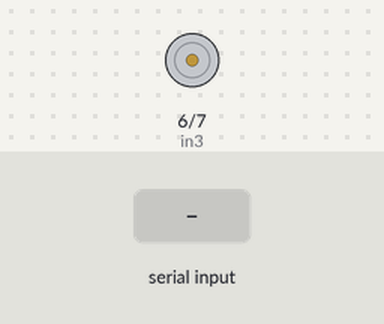
The sketch below on a simulated Arduino Uno, built with avr-gcc and run on an emulated ATmega328P. Parts: motor-driver pin pairs drawn as motors (green arrow = first pin HIGH = forward, orange = second pin HIGH = backward, longer = more drive, scaled by the enable pin). The test bench sets the inputs (shaded band). What the sketch prints to the serial monitor is not drawn.

Above: at 1.2 s.
1.3 s: "1" received over the second serial link
At 1.8 s:
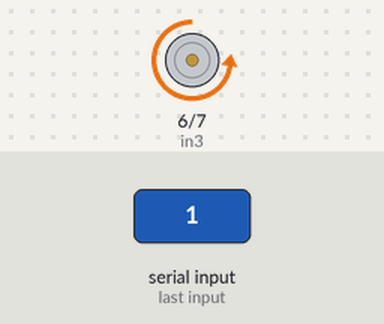
2.8 s: "0" received over the second serial link
At 4.0 s:
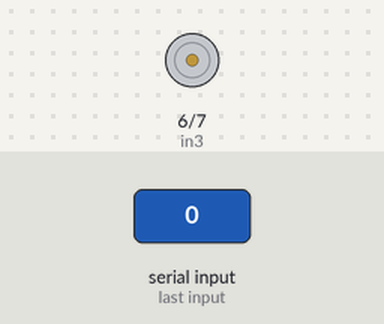
4.3 s: "2" received over the second serial link
At 5.3 s:
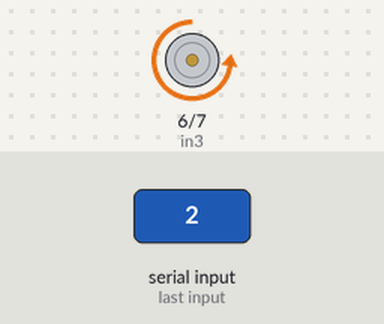
Timing chart, 0 to 7.3 s (numbered marks = the images above; inputs shaded):
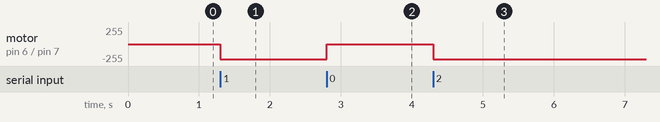

Measured:
- after the input at 1.3 s, motor on pin 6 (in3) / pin 7 (in4): stopped → backward 225/255 at once
- after the input at 2.8 s, motor on pin 6 (in3) / pin 7 (in4): backward 225/255 → stopped at once
- after the input at 4.3 s, motor on pin 6 (in3) / pin 7 (in4): stopped → backward 225/255 at once

The sketch:

DC.ino
```cpp
/*
 * chân 5v nối  với chân  vin
 * chân  12v nối  với chân 5v
 * chân in3 nối  chân số 6. in4 nối  với chân  số  7
 * en nối  với  chân  số   5
 *
 */
#include <SoftwareSerial.h>
SoftwareSerial BTSerial(10, 11);
int enA =5;//chân  động  cơ
int in3=6;
int in4=7;

void setup() {
  Serial.begin(9600);
  BTSerial.begin(9600);
  pinMode(enA,OUTPUT);
  pinMode(in3,OUTPUT);
  pinMode(in4,OUTPUT);
}

void loop()
{
  if (BTSerial.available()) {
    //đọc  giá trị  truyền
    int input=BTSerial.read();
    Serial.write(input);
    if (input == '0')
    {
       digitalWrite(in3,LOW);
       digitalWrite(in4,LOW);
    }
    else
    {
       digitalWrite(in3,LOW);
       digitalWrite(in4,HIGH);
       //tốc  độ  động  cơ
    analogWrite(enA,225);
    }
  }
}
```
